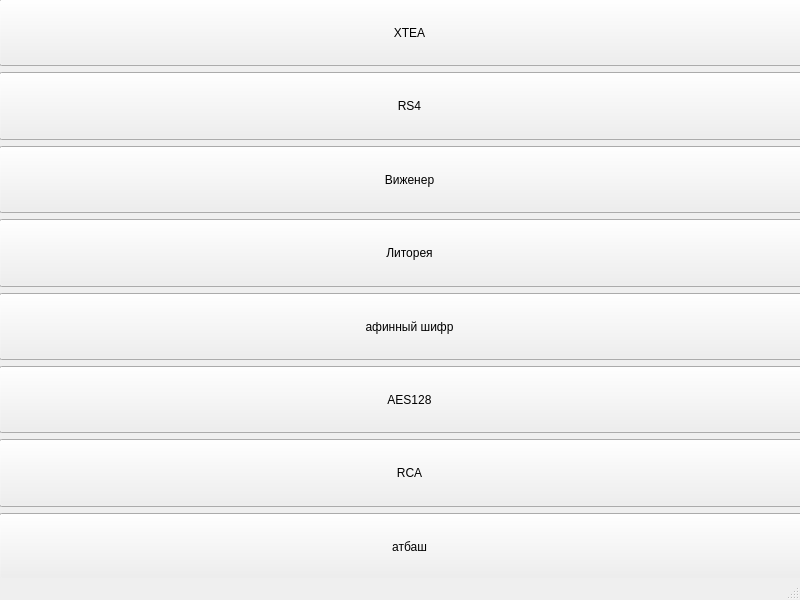
<?xml version="1.0" encoding="UTF-8"?>
<ui version="4.0">
 <class>MainWindow</class>
 <widget class="QMainWindow" name="MainWindow">
  <property name="geometry">
   <rect>
    <x>0</x>
    <y>0</y>
    <width>800</width>
    <height>600</height>
   </rect>
  </property>
  <property name="sizePolicy">
   <sizepolicy hsizetype="Preferred" vsizetype="Preferred">
    <horstretch>0</horstretch>
    <verstretch>0</verstretch>
   </sizepolicy>
  </property>
  <property name="windowTitle">
   <string>MainWindow</string>
  </property>
  <widget class="QWidget" name="centralwidget">
   <widget class="QWidget" name="verticalLayoutWidget">
    <property name="geometry">
     <rect>
      <x>-1</x>
      <y>-1</y>
      <width>821</width>
      <height>581</height>
     </rect>
    </property>
    <layout class="QVBoxLayout" name="verticalLayout">
     <item>
      <widget class="QPushButton" name="XTEA">
       <property name="sizePolicy">
        <sizepolicy hsizetype="Minimum" vsizetype="Minimum">
         <horstretch>0</horstretch>
         <verstretch>0</verstretch>
        </sizepolicy>
       </property>
       <property name="text">
        <string>XTEA</string>
       </property>
      </widget>
     </item>
     <item>
      <widget class="QPushButton" name="RS4">
       <property name="sizePolicy">
        <sizepolicy hsizetype="Minimum" vsizetype="Minimum">
         <horstretch>0</horstretch>
         <verstretch>0</verstretch>
        </sizepolicy>
       </property>
       <property name="text">
        <string>RS4</string>
       </property>
      </widget>
     </item>
     <item>
      <widget class="QPushButton" name="Vichener">
       <property name="sizePolicy">
        <sizepolicy hsizetype="Minimum" vsizetype="Minimum">
         <horstretch>0</horstretch>
         <verstretch>0</verstretch>
        </sizepolicy>
       </property>
       <property name="text">
        <string>Виженер</string>
       </property>
      </widget>
     </item>
     <item>
      <widget class="QPushButton" name="Litorey">
       <property name="sizePolicy">
        <sizepolicy hsizetype="Minimum" vsizetype="Minimum">
         <horstretch>0</horstretch>
         <verstretch>0</verstretch>
        </sizepolicy>
       </property>
       <property name="text">
        <string>Литорея</string>
       </property>
      </widget>
     </item>
     <item>
      <widget class="QPushButton" name="Affin_shifr">
       <property name="sizePolicy">
        <sizepolicy hsizetype="Minimum" vsizetype="Minimum">
         <horstretch>0</horstretch>
         <verstretch>0</verstretch>
        </sizepolicy>
       </property>
       <property name="text">
        <string>афинный шифр</string>
       </property>
      </widget>
     </item>
     <item>
      <widget class="QPushButton" name="AES128">
       <property name="sizePolicy">
        <sizepolicy hsizetype="Minimum" vsizetype="Minimum">
         <horstretch>0</horstretch>
         <verstretch>0</verstretch>
        </sizepolicy>
       </property>
       <property name="text">
        <string>AES128</string>
       </property>
      </widget>
     </item>
     <item>
      <widget class="QPushButton" name="RCA">
       <property name="sizePolicy">
        <sizepolicy hsizetype="Minimum" vsizetype="Minimum">
         <horstretch>0</horstretch>
         <verstretch>0</verstretch>
        </sizepolicy>
       </property>
       <property name="text">
        <string>RCA</string>
       </property>
      </widget>
     </item>
     <item>
      <widget class="QPushButton" name="atbash">
       <property name="sizePolicy">
        <sizepolicy hsizetype="Minimum" vsizetype="Minimum">
         <horstretch>0</horstretch>
         <verstretch>0</verstretch>
        </sizepolicy>
       </property>
       <property name="text">
        <string>атбаш</string>
       </property>
      </widget>
     </item>
    </layout>
   </widget>
  </widget>
  <widget class="QMenuBar" name="menubar">
   <property name="geometry">
    <rect>
     <x>0</x>
     <y>0</y>
     <width>800</width>
     <height>23</height>
    </rect>
   </property>
  </widget>
  <widget class="QStatusBar" name="statusbar"/>
 </widget>
 <resources/>
 <connections/>
</ui>
